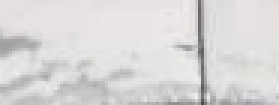
#> input picture case1.png, 93 x 35 px (shown 3 times larger)
$ python pso_1.py
#> lines starting #> are read from the running program, lines starting #| are printed output that depends on the picture
"""
Particle Swarm Optimization
Author： Yufei
"""
import os
import math
import cv2
import random
import numpy as np


# method 2 of pso.

class PSO:
    def __init__(self, target, alpha=0.1, particle_num=100, iteration_times=10000, ranks=20):
#> called with alpha = 0.1, particle_num = 100, iteration_times = 10000, ranks = 20
        self.img = target  # gray mode
        self.alpha = alpha
        self.particle_num = particle_num
        self.iteration_times = iteration_times
        self.ranks = ranks
        # magic number
        self.particles_keep_rate = 0.2
        self.offsprings_mutiplier = self.particle_num // self.ranks

        self.row, self.col = self.img.shape[:2]
#> self.row = 35; self.col = 93

        self.particles_loc = None

        # movement directions
        self.directions = []
        for i in [-1, 0, 1]:
            for j in [-1, 0, 1]:
                self.directions.append((i, j))

        # init the particles
        self.particle_generation(particle_num)

    def iterate(self):
        for t in range(self.iteration_times):
            if t % 5 == 0:
                if pso.draw():
                    return
            # 矩阵运算优化
            res = sorted(enumerate(self.pbest), key=lambda x: x[1], reverse=True)
            if t % 5 == 0:
                print(res)
            suboptimum_idx = [idx for idx, val in res[:20]]

            ans = []
            for i, j in self.particles_loc[suboptimum_idx, :]:
                newones = self.offsprings(i, j)
                ans.extend(newones)

            self.particles_loc = np.array(ans)
            self.pbest = [self.fit_val(i, j) for i, j in self.particles_loc]

    def fit_val(self, i, j):
        """
        smaller the intensity is and smaller the row is is, the better the fit val
        :param i: row-th num
        :param j: col-th num
        :return: fintness val
        """
        # 0 - 255
        intensity = self.img[i, j]
        res = self.alpha * (255 - intensity) - i
        return res

    def offsprings(self, i, j):
        nums = 0
        res = []
        while True:
            idx = np.random.randint(len(self.directions))
            new_i, new_j = i + self.directions[idx][0], j + self.directions[idx][1]

            if 0 <= new_i < self.row and 0 <= new_j < self.col:
                res.append([new_i, new_j])
                nums += 1
                if nums == self.offsprings_mutiplier:
                    return res

    def particle_generation(self, p_nums):
        """
        init the particle swarm
        :param p_nums: particle nums
        :return:
        """
#> called with p_nums = 100
        row, col = self.img.shape[:2]
#> row = 35; col = 93
        # xy_min = [0, 0]
        # xy_max = [row, col]
        # data = np.random.uniform(low=xy_min, high=xy_max, size=(p_nums, 2))

        last_rows = int(row * self.particles_keep_rate)
#> last_rows = 7
        rows = np.random.randint(row - last_rows, row, size=p_nums)
        cols = np.random.randint(col, size=p_nums)
        self.particles_loc = np.column_stack((rows, cols))

        # compute fit val for each data points
        self.pbest = [self.fit_val(i, j) for i, j in self.particles_loc]
#> in fit_val, `intensity = self.img[i, j]`: intensity = 225
#> in fit_val, `res = self.alpha * (255 - intensity) - i`: res = -29
#> self.pbest = 100 values, max -12.7 at index 72, min -29.6 at index 50, mean -25.23
#> the loop in iterate, `for t in range(self.iteration_times):` made 1 pass; (key q is pressed on pass 1)
#> pass 1, in draw, `cv2.imshow('render', bgr_img)`:
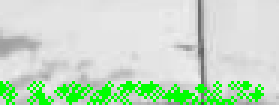
#> window 'render': shape (35, 93, 3) (shown 3 times larger); mean B, G, R 197.9, 221.1, 197.9

    def draw(self):
        cv2.namedWindow('render')
        bgr_img = cv2.cvtColor(self.img, cv2.COLOR_GRAY2BGR)

        for i, j in self.particles_loc:
            cv2.circle(bgr_img, (j, i), 1, (0, 255, 0), 1)
        cv2.imshow('render', bgr_img)
        if cv2.waitKey(1000) & 0xff == ord('q'):
            return True


if __name__ == '__main__':
    img = cv2.imread('case1.png', 0)
    # cv2.imshow('1', img)
    # cv2.waitKey(0)
    pso = PSO(img)
    # pso.draw()
    pso.iterate()

    print('hi')
